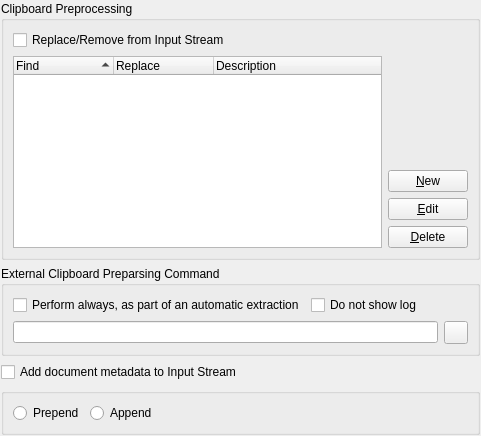
     <widget class="QWidget" name="Clipboard">
      <layout class="QGridLayout">
       <property name="margin">
        <number>1</number>
       </property>
       <item row="0" column="0">
        <widget class="QGroupBox" name="groupBox_4">
         <property name="title">
          <string>Clipboard Preprocessing</string>
         </property>
         <layout class="QGridLayout">
          <property name="margin">
           <number>9</number>
          </property>
          <property name="spacing">
           <number>6</number>
          </property>
          <item row="0" column="0">
           <widget class="QCheckBox" name="FindReplaceInput">
            <property name="text">
             <string>Replace/Remove from Input Stream</string>
            </property>
           </widget>
          </item>
          <item row="1" column="0">
           <layout class="QGridLayout">
            <property name="margin">
             <number>0</number>
            </property>
            <property name="spacing">
             <number>6</number>
            </property>
            <item row="2" column="1">
             <widget class="QPushButton" name="FREdit">
              <property name="text">
               <string>&amp;Edit</string>
              </property>
              <property name="shortcut">
               <string>Alt+E</string>
              </property>
             </widget>
            </item>
            <item row="0" column="1">
             <spacer>
              <property name="orientation">
               <enum>Qt::Vertical</enum>
              </property>
              <property name="sizeHint" stdset="0">
               <size>
                <width>20</width>
                <height>40</height>
               </size>
              </property>
             </spacer>
            </item>
            <item row="3" column="1">
             <widget class="QPushButton" name="FRDelete">
              <property name="text">
               <string>&amp;Delete</string>
              </property>
              <property name="shortcut">
               <string>Alt+D</string>
              </property>
             </widget>
            </item>
            <item row="0" column="0" rowspan="4">
             <widget class="QTreeWidget" name="FindReplaceList">
              <property name="frameShadow">
               <enum>QFrame::Raised</enum>
              </property>
              <property name="editTriggers">
               <set>QAbstractItemView::DoubleClicked|QAbstractItemView::EditKeyPressed|QAbstractItemView::SelectedClicked</set>
              </property>
              <property name="tabKeyNavigation">
               <bool>true</bool>
              </property>
              <property name="selectionMode">
               <enum>QAbstractItemView::SingleSelection</enum>
              </property>
              <property name="rootIsDecorated">
               <bool>false</bool>
              </property>
              <property name="uniformRowHeights">
               <bool>true</bool>
              </property>
              <property name="sortingEnabled">
               <bool>true</bool>
              </property>
              <property name="columnCount">
               <number>3</number>
              </property>
              <column>
               <property name="text">
                <string>Find</string>
               </property>
              </column>
              <column>
               <property name="text">
                <string>Replace</string>
               </property>
              </column>
              <column>
               <property name="text">
                <string>Description</string>
               </property>
              </column>
             </widget>
            </item>
            <item row="1" column="1">
             <widget class="QPushButton" name="FRNew">
              <property name="text">
               <string>&amp;New</string>
              </property>
              <property name="shortcut">
               <string>Alt+N</string>
              </property>
             </widget>
            </item>
           </layout>
          </item>
         </layout>
        </widget>
       </item>
       <item row="1" column="0">
        <widget class="QGroupBox" name="groupBox_5">
         <property name="title">
          <string>External Clipboard Preparsing Command</string>
         </property>
         <layout class="QGridLayout">
          <property name="margin">
           <number>9</number>
          </property>
          <property name="spacing">
           <number>6</number>
          </property>
          <item row="1" column="0" colspan="3">
           <layout class="QHBoxLayout">
            <property name="spacing">
             <number>6</number>
            </property>
            <property name="margin">
             <number>0</number>
            </property>
            <item>
             <widget class="c2bLineEdit" name="PreparserBin">
              <property name="text">
               <string/>
              </property>
             </widget>
            </item>
            <item>
             <widget class="QToolButton" name="PreparserDir">
              <property name="statusTip">
               <string>Select external parser tool</string>
              </property>
              <property name="icon">
               <iconset resource="cb2bib.qrc">
                <normaloff>:/icons/icons/mimeFolder.png</normaloff>:/icons/icons/mimeFolder.png</iconset>
              </property>
             </widget>
            </item>
           </layout>
          </item>
          <item row="0" column="0">
           <widget class="QCheckBox" name="PreparserAutomatic">
            <property name="text">
             <string>Perform always, as part of an automatic extraction</string>
            </property>
           </widget>
          </item>
          <item row="0" column="1">
           <widget class="QCheckBox" name="PreparserShowLog">
            <property name="text">
             <string>Do not show log</string>
            </property>
           </widget>
          </item>
          <item row="0" column="2">
           <spacer>
            <property name="orientation">
             <enum>Qt::Horizontal</enum>
            </property>
            <property name="sizeHint" stdset="0">
             <size>
              <width>40</width>
              <height>20</height>
             </size>
            </property>
           </spacer>
          </item>
         </layout>
        </widget>
       </item>
       <item row="2" column="0">
        <widget class="QCheckBox" name="AddMetadata">
         <property name="text">
          <string>Add document metadata to Input Stream</string>
         </property>
        </widget>
       </item>
       <item row="3" column="0">
        <widget class="QGroupBox" name="PreAppendMetadata">
         <property name="title">
          <string/>
         </property>
         <layout class="QGridLayout">
          <property name="margin">
           <number>9</number>
          </property>
          <property name="spacing">
           <number>6</number>
          </property>
          <item row="0" column="2">
           <spacer>
            <property name="orientation">
             <enum>Qt::Horizontal</enum>
            </property>
            <property name="sizeHint" stdset="0">
             <size>
              <width>40</width>
              <height>20</height>
             </size>
            </property>
           </spacer>
          </item>
          <item row="0" column="1">
           <widget class="QRadioButton" name="Append">
            <property name="text">
             <string>Append</string>
            </property>
           </widget>
          </item>
          <item row="0" column="0">
           <widget class="QRadioButton" name="Prepend">
            <property name="text">
             <string>Prepend</string>
            </property>
            <property name="shortcut">
             <string/>
            </property>
           </widget>
          </item>
         </layout>
        </widget>
       </item>
      </layout>
     </widget>
